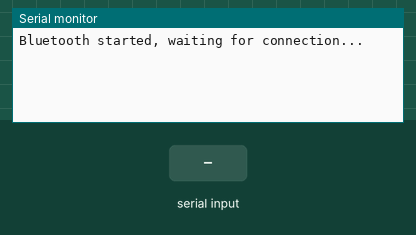
Simulated run of this sketch. Board: ESP32. On the bench: the last lines printed to the serial monitor. The inputs (shaded band) are chosen by the test bench. Nothing arrives over Bluetooth unless stated.

Above: at 1.2 s.
1.3 s: "1" received over the second serial link
At 1.8 s:
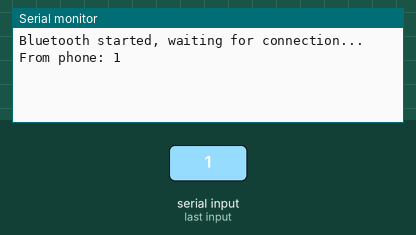
2.8 s: "0" received over the second serial link
At 3.8 s:
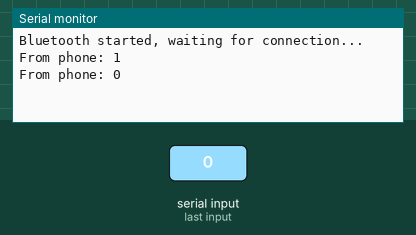
4.3 s: "2" received over the second serial link
At 5.1 s:
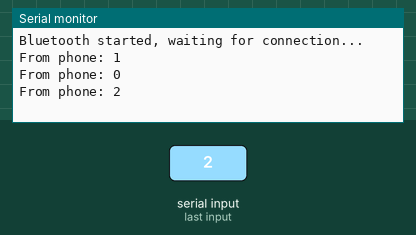

Measured:
- after the input at 1.3 s, the serial monitor: prints a new line at once (image 1)
- after the input at 2.8 s, the serial monitor: prints a new line at once (image 2)
- after the input at 4.3 s, the serial monitor: prints a new line at once (image 3)

The sketch:

esp32_bt.ino
```cpp
#include "BluetoothSerial.h"

BluetoothSerial SerialBT;

// UART pins to Arduino
#define RXD2 26  // Connect to Arduino TX (Pin 3)
#define TXD2 27  // Connect to Arduino RX (Pin 2)

void setup() {
  Serial.begin(115200);  // For debug
  Serial2.begin(9600, SERIAL_8N1, RXD2, TXD2); // UART to Arduino
  SerialBT.begin("ESP32_BT");  // Name it like HC-06
  Serial.println("Bluetooth started, waiting for connection...");
}

void loop() {
  // If phone sends data via BT, send to Arduino
  if (SerialBT.available()) {
    char data = SerialBT.read();
    Serial2.write(data);     // Send to Arduino
    Serial.print("From phone: ");
    Serial.println(data);
  }

  // Optional: if Arduino sends data back, relay to phone
  if (Serial2.available()) {
    char dataFromArduino = Serial2.read();
    SerialBT.write(dataFromArduino);
    Serial.print("From Arduino: ");
    Serial.println(dataFromArduino);
  }

  delay(10);
}
```
